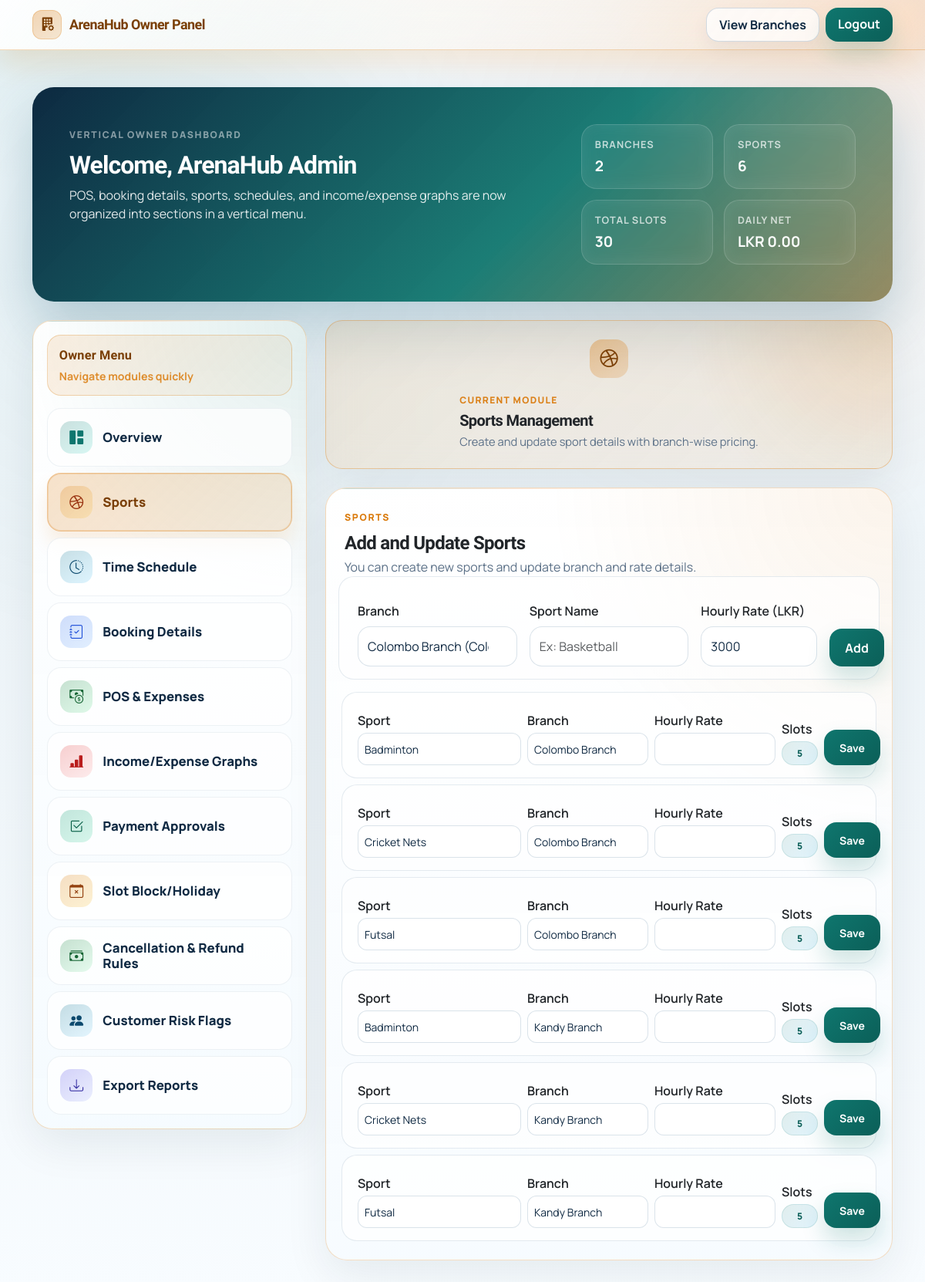
Screenshot of /admin_dashboard.php?section=sports&report_date=2026-06-20&schedule_sport_id=3&booking_status=all (signed in) with the database file from the repository.
### tables this page shows
CREATE TABLE `sports` (
  `id` INT NOT NULL AUTO_INCREMENT,
  `branch_id` INT NOT NULL,
  `name` VARCHAR(100) NOT NULL,
  `hourly_rate` DECIMAL(10,2) NOT NULL DEFAULT 3000.00,
  `created_at` TIMESTAMP NOT NULL DEFAULT CURRENT_TIMESTAMP,
  PRIMARY KEY (`id`),
  KEY `idx_sports_branch` (`branch_id`),
  CONSTRAINT `fk_sports_branch`
    FOREIGN KEY (`branch_id`) REFERENCES `branches` (`id`)
    ON DELETE CASCADE
);

CREATE TABLE `branches` (
  `id` INT NOT NULL AUTO_INCREMENT,
  `name` VARCHAR(100) NOT NULL,
  `location` VARCHAR(150) DEFAULT NULL,
  `created_at` TIMESTAMP NOT NULL DEFAULT CURRENT_TIMESTAMP,
  PRIMARY KEY (`id`)
);

### admin_dashboard.php (the view, shortened to what the rows shown need)
<?php
require_once __DIR__ . '/includes/auth.php';
function moneyFormat(float $amount): string
{
    return number_format($amount, 2);
}
function sanitizeOwnerSection(string $value): string
{
    $allowed = ['overview', 'sports', 'schedule', 'bookings', 'pos', 'graphs'];
    return in_array($value, $allowed, true) ? $value : 'overview';
}
$mysqli->query(
    "CREATE TABLE IF NOT EXISTS owner_expenses (
        id INT NOT NULL AUTO_INCREMENT,
        expense_date DATE NOT NULL,
        category VARCHAR(80) NOT NULL,
        description VARCHAR(255) DEFAULT NULL,
        amount DECIMAL(10,2) NOT NULL DEFAULT 0.00,
        created_by INT DEFAULT NULL,
        created_at TIMESTAMP NOT NULL DEFAULT CURRENT_TIMESTAMP,
        PRIMARY KEY (id),
        KEY idx_owner_expenses_date (expense_date),
        KEY idx_owner_expenses_creator (created_by),
        CONSTRAINT fk_owner_expenses_user
            FOREIGN KEY (created_by) REFERENCES users(id)
            ON DELETE SET NULL
    ) ENGINE=InnoDB DEFAULT CHARSET=utf8mb4 COLLATE=utf8mb4_unicode_ci"
);
$activeSection = sanitizeOwnerSection(trim((string) ($_GET['section'] ?? 'overview')));
$branches = [];
$branchResult = $mysqli->query('SELECT id, name, location FROM branches ORDER BY name ASC');
if ($branchResult) {
    while ($row = $branchResult->fetch_assoc()) {
        $branches[] = [
            'id' => (int) $row['id'],
            'name' => (string) $row['name'],
            'location' => (string) ($row['location'] ?? 'Sri Lanka'),
        ];
    }
}
$sports = [];
$sportsResult = $mysqli->query(
    "SELECT s.id,
            s.branch_id,
            s.name,
            s.hourly_rate,
            b.name AS branch_name,
            COUNT(ts.id) AS slot_count
     FROM sports s
     JOIN branches b ON b.id = s.branch_id
     LEFT JOIN time_slots ts ON ts.sport_id = s.id
     GROUP BY s.id, s.branch_id, s.name, s.hourly_rate, b.name
     ORDER BY b.name ASC, s.name ASC"
);
if ($sportsResult) {
    while ($row = $sportsResult->fetch_assoc()) {
        $sports[] = [
            'id' => (int) $row['id'],
            'branch_id' => (int) $row['branch_id'],
            'name' => (string) $row['name'],
            'hourly_rate' => (float) $row['hourly_rate'],
            'branch_name' => (string) $row['branch_name'],
            'slot_count' => (int) $row['slot_count'],
        ];
    }
}
$sectionMeta = [
    'overview' => [
        'title' => 'Dashboard Overview',
        'subtitle' => 'Daily owner summary with quick access to bookings, POS, and charts.',
        'icon' => 'bi-grid-1x2-fill',
    ],
    'sports' => [
        'title' => 'Sports Management',
        'subtitle' => 'Create and update sport details with branch-wise pricing.',
        'icon' => 'bi-dribbble',
    ],
    'schedule' => [
        'title' => 'Time Schedule Management',
        'subtitle' => 'Maintain slot windows and keep the schedule clean for each sport.',
        'icon' => 'bi-clock-history',
    ],
    'bookings' => [
        'title' => 'Booking Details',
        'subtitle' => 'Monitor customer bookings with filters and payment status.',
        'icon' => 'bi-journal-check',
    ],
    'pos' => [
        'title' => 'POS and Expenses',
        'subtitle' => 'Track day collection, transactions, and operating expenses.',
        'icon' => 'bi-cash-coin',
    ],
    'graphs' => [
        'title' => 'Income and Expense Graphs',
        'subtitle' => 'Visualize collection trends and booking volume for better decisions.',
        'icon' => 'bi-bar-chart-line-fill',
    ],
];
$currentSectionMeta = $sectionMeta[$activeSection] ?? $sectionMeta['overview'];
?>
<!DOCTYPE html>
<html lang="en">
<head>
    <link href="https://cdn.jsdelivr.net/npm/bootstrap@5.3.3/dist/css/bootstrap.min.css" rel="stylesheet">
    <link href="https://cdn.jsdelivr.net/npm/bootstrap-icons@1.11.3/font/bootstrap-icons.css" rel="stylesheet">
    <link href="assets/css/style.css?v=owner_20260426_01" rel="stylesheet">
</head>
<body class="app-shell owner-shell owner-theme-<?= h($activeSection) ?>">
    <section class="section-block py-5">
        <div class="container">
            <div class="card dashboard-hero owner-hero p-4 p-lg-5 mb-4">
                <div class="d-flex flex-column flex-xl-row justify-content-between align-items-start gap-4">
                    <div class="dashboard-hero-copy">
                        <h1 class="h2 fw-bold mb-2">Welcome, <?= h((string) $_SESSION['user_name']) ?></h1>
                    </div>
                </div>
            </div>
            <div class="row g-4 align-items-start">
                <div class="col-xl-8 col-xxl-9">
                    <div class="card owner-card owner-active-banner p-3 p-md-4 mb-4">
                        <div>
                            <h2 class="h5 fw-bold mb-1"><?= h((string) $currentSectionMeta['title']) ?></h2>
                        </div>
                    </div>
                    <div class="owner-content-shell">
                    <?php if ($activeSection === 'sports'): ?>
                        <div class="card branch-card owner-card p-4">
                            <div class="d-flex flex-wrap justify-content-between align-items-start gap-3 mb-3">
                                <div>
                                    <h2 class="h4 fw-bold mb-1">Add and Update Sports</h2>
                                </div>
                            </div>
                            <?php if (count($branches) === 0): ?>
                                <div class="alert alert-info mb-0">No branches found. Add branches to the database before creating sports.</div>
                            <?php else: ?>
                                <?php if (count($sports) === 0): ?>
                                    <div class="alert alert-info mb-0">No sports yet. Add your first sport above.</div>
                                <?php else: ?>
                                    <div class="d-grid gap-3">
                                        <?php foreach ($sports as $sport): ?>
                                            <form method="POST" class="row g-2 align-items-end owner-form-shell">
                                                <div class="col-md-4">
                                                    <label class="form-label fw-semibold mb-1">Sport</label>
                                                    <input class="form-control form-control-sm owner-input-sm" type="text" name="sport_name" maxlength="100" value="<?= h((string) $sport['name']) ?>" required>
                                                </div>
                                                <div class="col-md-3">
                                                    <label class="form-label fw-semibold mb-1">Branch</label>
                                                    <select class="form-select form-select-sm owner-input-sm" name="branch_id" required>
                                                        <?php foreach ($branches as $branch): ?>
                                                            <option value="<?= (int) $branch['id'] ?>" <?= (int) $branch['id'] === (int) $sport['branch_id'] ? 'selected' : '' ?>>
                                                                <?= h((string) $branch['name']) ?>
                                                            </option>
                                                        <?php endforeach; ?>
                                                    </select>
                                                </div>
                                                <div class="col-md-3">
                                                    <label class="form-label fw-semibold mb-1">Hourly Rate</label>
                                                    <input class="form-control form-control-sm owner-input-sm" type="number" min="1" step="0.01" name="hourly_rate" value="<?= h(moneyFormat((float) $sport['hourly_rate'])) ?>" required>
                                                </div>
                                                <div class="col-md-1">
                                                    <label class="form-label fw-semibold mb-1">Slots</label>
                                                    <div class="location-badge owner-pill w-100 justify-content-center"><?= (int) $sport['slot_count'] ?></div>
                                                </div>
                                                <div class="col-md-1 d-grid">
                                                    <button type="submit" class="btn btn-sm btn-main">Save</button>
                                                </div>
                                            </form>
                                        <?php endforeach; ?>
                                    </div>
                                <?php endif; ?>
                            <?php endif; ?>
                        </div>
                    <?php endif; ?>
                    </div>
                </div>
            </div>
        </div>
    </section>
</body>
</html>

### rows the page displays
sports: sport_name "Badminton", branch_id "Colombo Branch", slot_count "5"
sports: sport_name "Cricket Nets", branch_id "Colombo Branch", slot_count "5"
sports: sport_name "Futsal", branch_id "Colombo Branch", slot_count "5"
sports: sport_name "Badminton", branch_id "Kandy Branch", slot_count "5"
sports: sport_name "Cricket Nets", branch_id "Kandy Branch", slot_count "5"
sports: sport_name "Futsal", branch_id "Kandy Branch", slot_count "5"

### other values shown
$_SESSION['user_name'] "ArenaHub Admin"
count($branches) "2"
count($sports) "6"
$totalSlotsAcrossSports "30"
moneyFormat($netIncome) "0.00"
$currentSectionMeta['title'] "Sports Management"
$currentSectionMeta['subtitle'] "Create and update sport details with branch-wise pricing."
form field branch_id "Colombo Branch (Colombo 05)"
